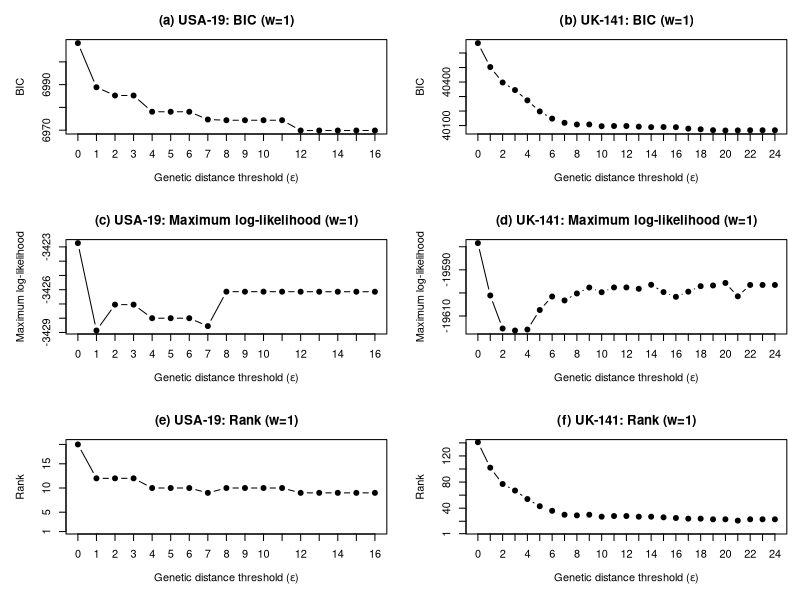

Source code (R):
rank_df <- read.csv("rank_by_epsilon.csv")
ll_df <- read.csv("loglik_by_epsilon.csv")
bic_df <- read.csv("BIC_by_epsilon_USA_UK.csv")

rank_usa <- subset(rank_df, dataset == "USA")
rank_uk <- subset(rank_df, dataset == "UK")
ll_usa <- subset(ll_df, dataset == "USA")
ll_uk <- subset(ll_df, dataset == "UK")
bic_usa <- subset(bic_df, dataset == "USA")
bic_uk <- subset(bic_df, dataset == "UK")

tiff("Fig.5.tiff", width = 12, height = 16, units = "in", res = 600)
par(mfrow = c(3, 2), mar = c(5, 5, 3, 1))

plot(bic_usa$epsilon, bic_usa$BIC,
     type = "b", pch = 19, lty = 1, xaxt = "n",
     xlab = expression("Genetic distance threshold (" * epsilon * ")"),
     ylab = "BIC",
     main = "(a) USA-19: BIC (w=1)")
axis(1, at = bic_usa$epsilon)

plot(bic_uk$epsilon, bic_uk$BIC,
     type = "b", pch = 19, lty = 1, xaxt = "n",
     xlab = expression("Genetic distance threshold (" * epsilon * ")"),
     ylab = "BIC",
     main = "(b) UK-141: BIC (w=1)")
axis(1, at = bic_uk$epsilon)

plot(ll_usa$epsilon, ll_usa$loglik,
     type = "b", pch = 19, lty = 1, xaxt = "n",
     xlab = expression("Genetic distance threshold (" * epsilon * ")"),
     ylab = "Maximum log-likelihood",
     main = "(c) USA-19: Maximum log-likelihood (w=1)")
axis(1, at = ll_usa$epsilon)

plot(ll_uk$epsilon, ll_uk$loglik,
     type = "b", pch = 19, lty = 1, xaxt = "n",
     xlab = expression("Genetic distance threshold (" * epsilon * ")"),
     ylab = "Maximum log-likelihood",
     main = "(d) UK-141: Maximum log-likelihood (w=1)")
axis(1, at = ll_uk$epsilon)

plot(rank_usa$epsilon, rank_usa$rank,
     type = "b", pch = 19, lty = 1,
     xaxt = "n", yaxt = "n", yaxs = "i",
     xlab = expression("Genetic distance threshold (" * epsilon * ")"),
     ylab = "Rank",
     main = "(e) USA-19: Rank (w=1)",
     ylim = c(0.5, 20))
axis(1, at = rank_usa$epsilon)
axis(2, at = c(1, 5, 10, 15, 19))

plot(rank_uk$epsilon, rank_uk$rank,
     type = "b", pch = 19, lty = 1,
     xaxt = "n", yaxt = "n", yaxs = "i",
     xlab = expression("Genetic distance threshold (" * epsilon * ")"),
     ylab = "Rank",
     main = "(f) UK-141: Rank (w=1)",
     ylim = c(0.5, 145))
axis(1, at = rank_uk$epsilon)
axis(2, at = c(1, 20, 40, 60, 80, 100, 120, 140))

dev.off()
